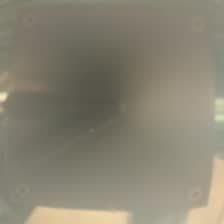
#> input picture paper/assets/rgb_real.png, 224 x 224 px
$ python -i calibrate_new_real_poses.py   (imports and definitions only)
#> lines starting #> are read from the running program, lines starting #| are printed output that depends on the picture; after the words box and inside, x2 and y2 are one past the last pixel; in counts of white or black regions, pixels touching at a corner belong together
"""Per-run pose/contact calibration for new_real_test (objects were re-placed on 2026-09-22, so the
first-session OBJ_MAP offsets no longer hold).

For each object/run: sample contact frames, extract the image contact mask (rgb_grad_mask from
filter_real_data.py), and grid-search corrections (dtheta, dx, dy, dz) applied on top of OBJ_MAP
that maximise the mean IoU between the mask and the mesh-projected GT depth > 0
(gt_depth_mm from build_real_filtered_new.py). Coarse-to-fine; dz shifts contact_z (press depth).

Writes new_real_test/validation/pose_calibration_new.json:
  {"<real_name>/<run>": {"dtheta_deg", "dx_mm", "dy_mm", "dz_mm", "iou_before", "iou_after", "n"}}
build_real_filtered_new.py --calib <json> applies it.

usage: python scripts/calibrate_new_real_poses.py [--runs pattern_33/1 ...] [--workers 8]
"""
import argparse
import json
import math
import os
import os.path as osp
import sys
from concurrent.futures import ProcessPoolExecutor

import numpy as np
from PIL import Image

sys.path.insert(0, osp.dirname(osp.abspath(__file__)))
sys.path.insert(0, "/media/hdd2/ihsuan/gs_blender")
from build_real_filtered_new import OBJ_MAP, T, get_zmap, gt_depth_mm, robot_to_gt  # noqa: E402
from filter_real_data import rgb_grad_mask  # noqa: E402

OUT_JSON = f"{T}/validation/pose_calibration_new.json"
BG_SEL = f"{T}/validation/bg_selection.json"
MASK_MODE = "blackhat"    # "grad" (edges), "bgdiff" (|image - bg|), "blackhat" (dark ridge lines)


def blackhat_mask(im, ksize=31, thr=None, min_area=60):
    """Contact ridges are dark thin structures on a smoothly varying illumination field.
    Morphological black-hat (closing - image) on the brightness channel isolates them
    independently of global illumination; threshold at max(20, 45% of the 99th percentile)."""
#> called with ksize = 31, min_area = 60
    import cv2
    g = cv2.cvtColor(im, cv2.COLOR_RGB2GRAY).astype(np.float32)
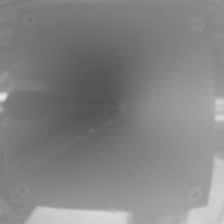
#> g: shape (224, 224) float32; min 81, max 232, mean 131.1
    g = cv2.GaussianBlur(g, (3, 3), 0)
    k = cv2.getStructuringElement(cv2.MORPH_ELLIPSE, (ksize, ksize))
    bh = cv2.morphologyEx(g, cv2.MORPH_BLACKHAT, k)
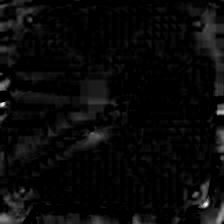
#> bh: shape (224, 224) float32; min 0, max 25.56, mean 1; drawn with min black and max white
    t = thr if thr is not None else max(20.0, 0.45 * np.percentile(bh, 99))
#> t = 20
    m = (bh > t).astype(np.uint8)
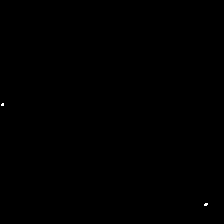
#> m: shape (224, 224); values 0 (black) and 1 (white), 0.04% white in thin lines or dots, all inside (x1, y1, x2, y2) = (1, 103, 208, 206)
    k2 = cv2.getStructuringElement(cv2.MORPH_ELLIPSE, (5, 5))
    m = cv2.morphologyEx(m, cv2.MORPH_CLOSE, k2)
#> m: shape (224, 224); values 0 (black) and 1 (white), 0.04% white in thin lines or dots, all inside (x1, y1, x2, y2) = (0, 103, 208, 206)
    n, lab, stats, _ = cv2.connectedComponentsWithStats(m)
#> lab: shape (224, 224) int32; 3 distinct labels, from 0 to 2
#> n = 3; stats = [[0, 0, 224, 224, 50157], [0, 103, 4, 3, 9], [204, 203, 4, 3, 10]]
    for i in range(1, n):
        if stats[i, cv2.CC_STAT_AREA] < min_area:
            m[lab == i] = 0
#> m: shape (224, 224); every value is 0
    return m > 0


# [16 lines left out: function bgdiff_mask, not called in this run]


def iou(mask, depth):
    m = mask > 0; d = depth > 0
    return np.logical_and(m, d).sum() / (np.logical_or(m, d).sum() + 1e-6)


# [113 lines left out: functions frames_of, calibrate_run, main, not called in this run]


# [2 lines not run here, left out]


# ---------------------------------------------------------------------------------------------
# v2: per-object joint (theta, x, y) + per-run dz from contact onset
# ---------------------------------------------------------------------------------------------
# [95 lines left out: functions dz_from_onset, calibrate_object, main_v2, not called in this run]


# [3 lines not run here, left out]

>>> import cv2
>>> picture = cv2.cvtColor(cv2.imread('../paper/assets/rgb_real.png'), cv2.COLOR_BGR2RGB)
>>> result = blackhat_mask(picture)

$ run again, on paper/assets/tactile_sim.png
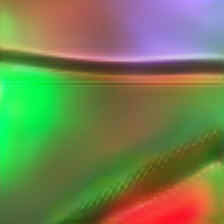
#> input picture paper/assets/tactile_sim.png, 224 x 224 px
#> t = 39.54
#> in blackhat_mask, `m = (bh > t).astype(np.uint8)`:
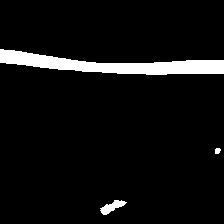
#> m: shape (224, 224); values 0 (black) and 1 (white), 5.9% white; 3 white regions, box (x1, y1, x2, y2) and area: (0, 49, 224, 75) 2734, (100, 200, 127, 215) 190, (215, 148, 221, 154) 30
#> in blackhat_mask, `n, lab, stats, _ = cv2.connectedComponentsWithStats(m)`:
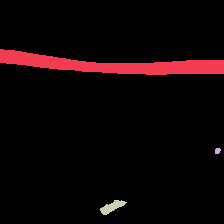
#> lab: shape (224, 224) int32; 4 distinct labels, from 0 to 3; one colour per label, 0 black
#> n = 4; stats = [[0, 0, 224, 224, 47217], [0, 49, 224, 26, 2734], [215, 148, 6, 6, 30], [100, 200, 27, 15, 195]]
